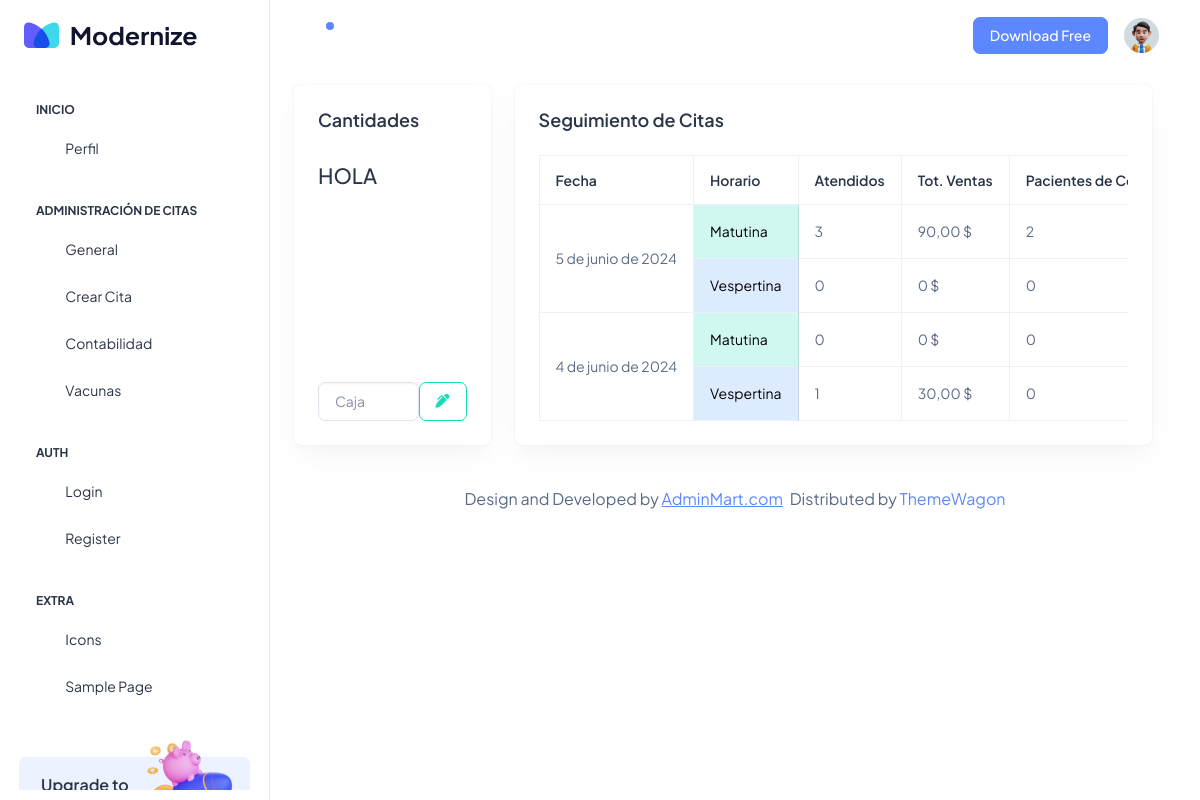
Page /adci_inicio/cont_inicio/cont_int/ on the earlier database version.
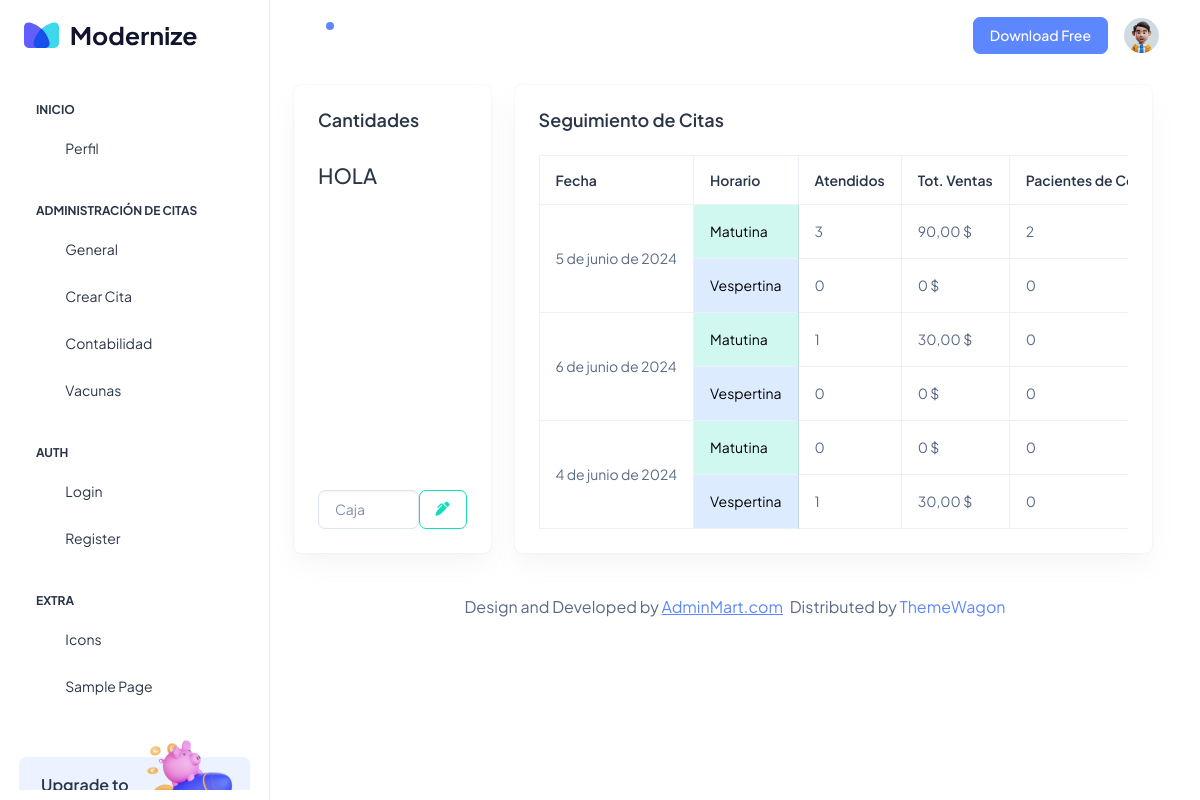
Same page on the later database version.
### Aplicaciones/Citas/models.py (models this page shows, shortened)
class CitaSol(models.Model):
    id=models.AutoField(primary_key=True)
    fech_da=models.DateField()
    time_da=models.TimeField()
    cort_da=models.BooleanField(default=False)
    nom_da=models.CharField(max_length=150)
    telf_da=models.CharField(max_length=10)
    est_da=models.BooleanField(default=False)

### Aplicaciones/Citas/views.py (the view)
# urls.py: path('adci_inicio/cont_inicio/cont_int/',views.cont_int),
def cont_int(request):
    citabdd = CitaSol.objects.all()  # Obtener todas las citas
    factbdd = FactCitas.objects.all()
    citas_por_fecha = defaultdict(lambda: {
        'matutina': {'atendidos': 0, 'ventas': 0, 'cortesias': 0},
        'vespertina': {'atendidos': 0, 'ventas': 0, 'cortesias': 0}
    })
    for cita in citabdd:
        turno = 'matutina' if cita.time_da < time(12) else 'vespertina'
        if cita.cort_da:
            citas_por_fecha[cita.fech_da][turno]['cortesias'] += 1
        if cita.est_da:
            citas_por_fecha[cita.fech_da][turno]['atendidos'] += 1
    for fact in factbdd:
        if fact.fechfac.est_da:  # Solo considerar las citas con est_da=True
            turno = 'matutina' if fact.fechfac.time_da < time(12) else 'vespertina'
            citas_por_fecha[fact.fechfac.fech_da][turno]['ventas'] += fact.valfac
    context = {
        'citas_por_fecha': dict(citas_por_fecha)  # Convertir defaultdict a dict
    }
    return render(request, 'cont_int.html', context)

### Aplicaciones/Citas/templates/cont_int.html (shortened to what this page needs)
{% extends 'adci_plantilla.html' %}
{% block usci_contenido %}
<div class="row">
  <div class="col-lg-3 d-flex align-items-stretch">
    <div class="card w-100">
      <div class="card-body d-flex flex-column p-4">
        <div class="mb-4">
          <h5 class="card-title fw-semibold">Cantidades</h5>
        </div>
        <h4>HOLA</h4>
        <div class="mt-auto d-flex">
          <input type="text" name="" value="" class="form-control" placeholder="Caja">
          <a href="#" class="btn btn-outline-success"><i class="fa-solid fa-pen-clip"></i></a>
        </div>
      </div>
    </div>
  </div>
  <div class="col-lg-9 d-flex align-items-stretch">
    <div class="card w-100">
      <div class="card-body p-4">
        <h5 class="card-title fw-semibold mb-4">Seguimiento de Citas</h5>
        <div class="table-responsive">
          <table id="tbl_cont" class="table text-nowrap mb-0 align-middle table-bordered">
              <thead class="text-dark fs-4">
                  <tr>
                      <th class="border-bottom-0">
                          <h6 class="fw-semibold mb-0">Fecha</h6>
                      </th>
                      <th class="border-bottom-0">
                          <h6 class="fw-semibold mb-0">Horario</h6>
                      </th>
                      <th class="border-bottom-0">
                          <h6 class="fw-semibold mb-0">Atendidos</h6>
                      </th>
                      <th class="border-bottom-0">
                          <h6 class="fw-semibold mb-0">Tot. Ventas</h6>
                      </th>
                      <th class="border-bottom-0">
                          <h6 class="fw-semibold mb-0">Pacientes de Cortesía</h6>
                      </th>
                  </tr>
              </thead>
              <tbody>
                  {% for fecha, datos in citas_por_fecha.items %}
                      <tr>
                          <td rowspan="2">{{ fecha }}</td>
                          <td class="table-success">Matutina</td>
                          <td>{{ datos.matutina.atendidos }}</td>
                          <td>{{ datos.matutina.ventas }} $</td>
                          <td>{{ datos.matutina.cortesias }}</td>
                      </tr>
                      <tr>
                          <td class="table-info">Vespertina</td>
                          <td>{{ datos.vespertina.atendidos }}</td>
                          <td>{{ datos.vespertina.ventas }} $</td>
                          <td>{{ datos.vespertina.cortesias }}</td>
                      </tr>
                  {% endfor %}
              </tbody>
          </table>
        </div>
      </div>
    </div>
  </div>
</div>
{% endblock %}

Differences in the rows shown:
now on this page (row edited): CitaSol: citas_por_fecha "6 de junio de 2024"
Other differences:
new list line: "Matutina 1 30,00 $ 0 Vespertina 0 0 $ 0"
